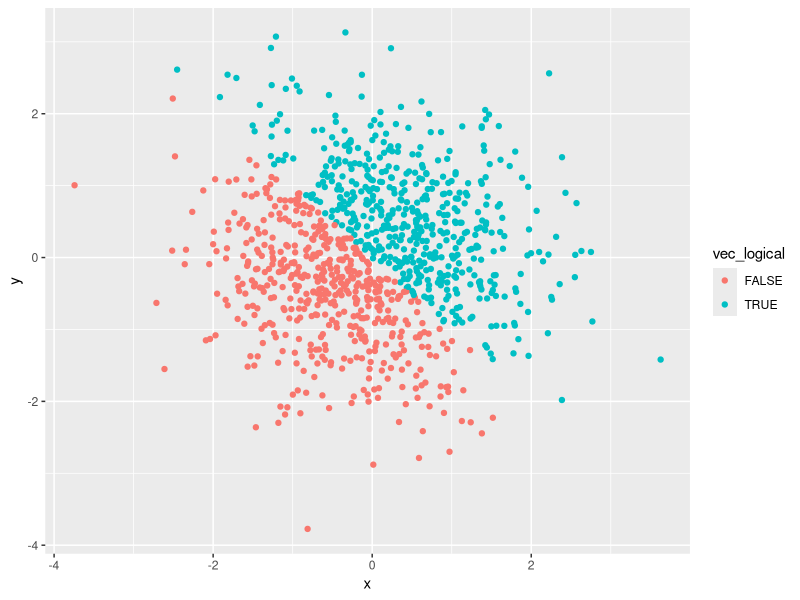
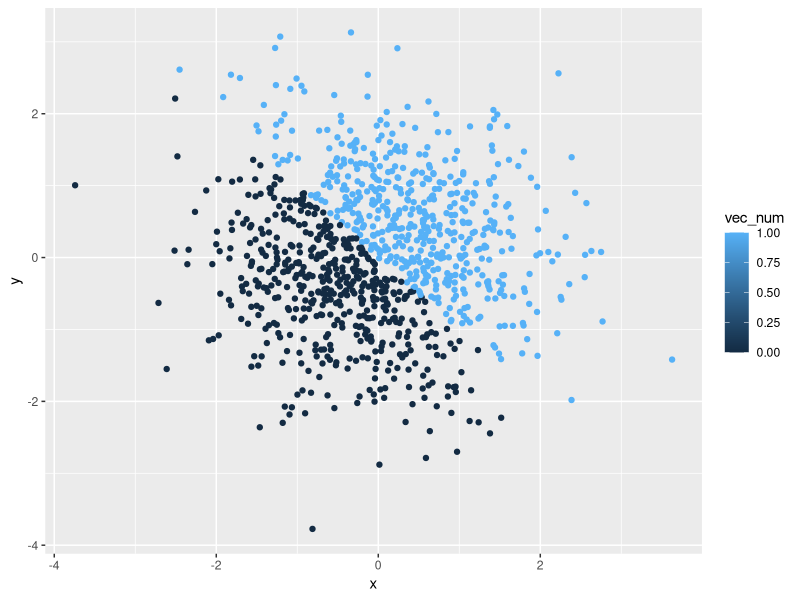
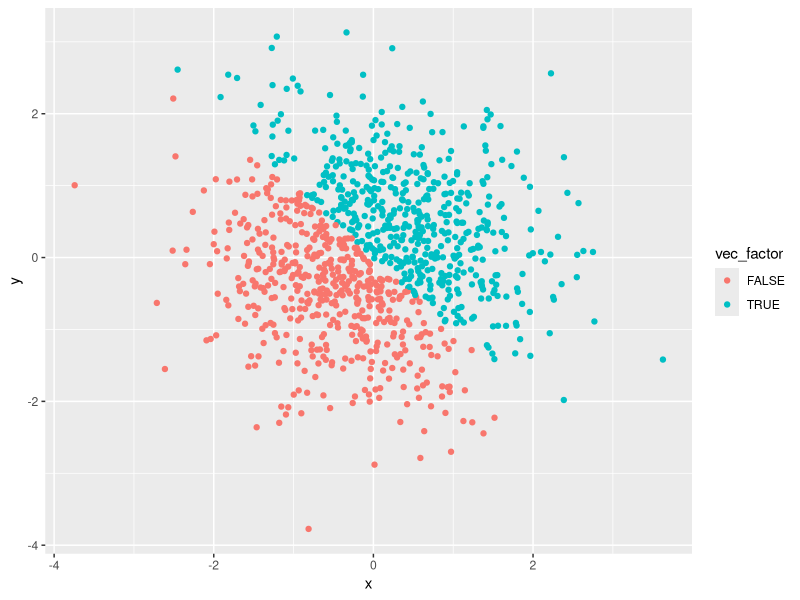
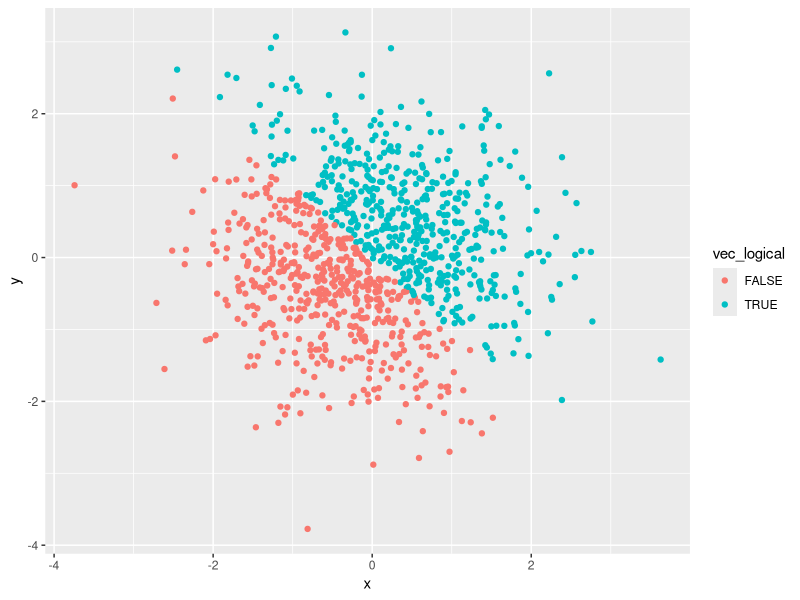

Write the R code that produced these figures, in order.
## ---- chunk 1
library(tidyverse)
library(rmarkdown)
## ---- chunk 2
df = tibble(
  r_samp = runif(10, min = 0, max = 5), 
  vec_logical = r_samp>2,
  vec_char = c('a','b','c','d','e','f','g','h','i','j'),
  vec_factor = factor(c('a','b','c','d','e','f','g','h','i','j'))
  )
mean(df$r_samp)
mean(df$vec_logical)
mean(df$vec_char)
mean(df$vec_factor)
## ---- chunk 3
df$logical_num <- as.numeric(df$vec_logical)
df$char_num <- as.numeric(df$vec_char)
df$factor_num <- as.numeric(df$vec_factor)

## The logical to numeric and factor to numeric convert work, but the character to numeric convert doesn't work.

df$char_factor <- as.factor(df$vec_char)
df$c_f_num <- as.numeric(df$char_factor)
df$factor_char <- as.character(df$vec_factor)
df$f_c_num <- as.numeric(df$factor_char)

## The character to factor convert allows character varaibles to be converted to numeric variables. Factor variables can be converted to numeric variables, but character variables cannot be converted to numeric variables. 

## ---- chunk 4
df2 <- tibble(
  x = rnorm(1000),
  y = rnorm(1000),
  vec_logical = x + y > 0,
  vec_num = as.numeric(vec_logical),
  vec_factor = as.factor(vec_logical)
)
## ---- chunk 5
p1 <- ggplot(df2)+geom_point(aes(x = x, y = y, color = vec_logical))
p1
ggsave('plot1.jpg', p1)
p2 <- ggplot(df2)+geom_point(aes(x = x, y = y, color = vec_num))
p2
p3 <- ggplot(df2)+geom_point(aes(x = x, y = y, color = vec_factor))
p3
